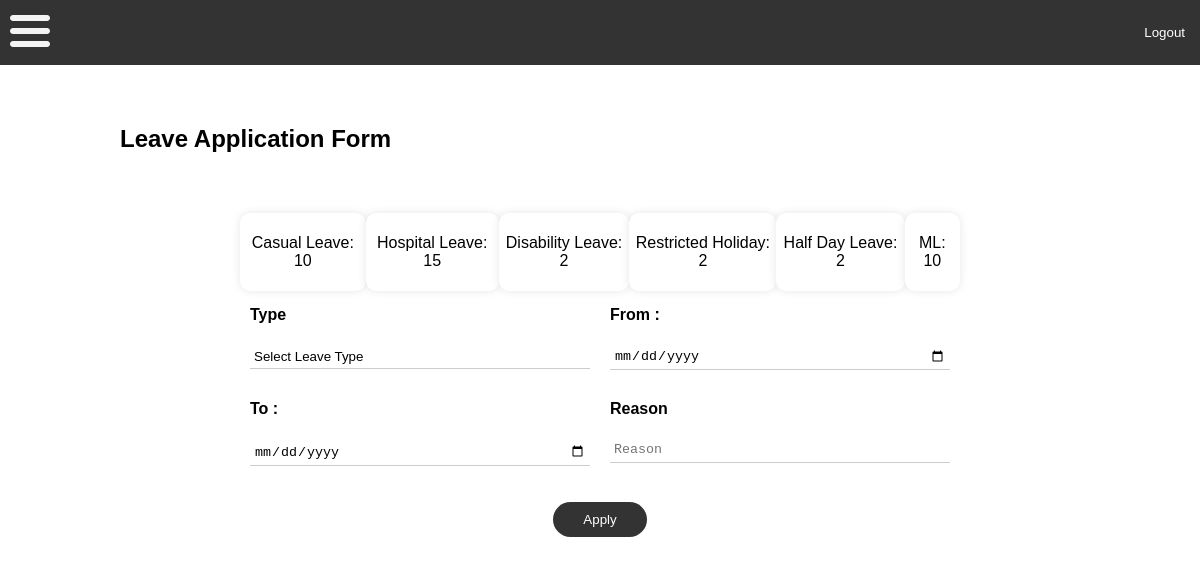
/requestleave/ (signed in), run on the app's committed database.
### Admin/models.py (models this page shows)
class leaveType(models.Model):
    name = models.CharField(max_length=50)
    limit = models.IntegerField(default=0)

### User/views.py (the view, shortened to what this page needs)
# urls.py: path('requestleave/', views.leaverequests, name="requestleave"),
@login_required(login_url='loginpage')
def leaverequests(request):
    leave_available = userLeave.objects.filter(user=request.user)
    leave_data = []
    for leave in leave_available:
        leave_type = leave.leave_type.name
        remaining_leave = leave.remaining_leaves
        limit = leave.leave_type.limit
        leave_data.append({
            'limit': limit,
            'leave_type': leave_type,
            'remaining': remaining_leave
        })
    return render(request, "User/leave.html", {'leave_available': list(leave_data)})

### templates/User/leave.html (shortened to what this page needs)
{% extends 'userpage.html' %}
{% load static %}
{% block content %}
    <link rel="stylesheet" href="{% static 'User/leave.css' %}">
    <h2>Leave Application Form</h2>
    <main class="main_content">
        <section class="content" >
            <div class="info">
                {% for leave in leave_available %}
                    <div class="wrap"><p>{{leave.leave_type}}: {{leave.remaining}}</p></div>
                {% endfor %}
            </div>
            <form id="leaveForm" method="post">
                <div id="leaveData">
                    <table>
                        <tr>
                            <th>Type</th>
                            <th>From :</th>
                        </tr>
                        <tr>
                            <td>
                                <select required class="inputs" id="leavetype" name="leavetype">
                                    <option hidden value="default">Select Leave Type</option>
                                </select>
                            </td>
                            <td>
                                <input type="date" required class="inputs" id="startDate" name="startDate">
                            </td>
                        </tr>
                        <tr>
                            <th>To :</th>
                            <th>Reason</th>
                        </tr>
                        <tr>
                            <td>
                                <input type="date" required class="inputs" id="endDate" name="endDate">
                            </td>
                            <td>
                                <textarea type="text" placeholder="Reason" class="inputs" id="reason" name="reason"></textarea>
                            </td>
                        </tr>
                    </table>
                </div>
                <div class="submitReq">
                    <button type="submit">Apply</button>
                </div>
            </form>
        </section>
    </main>
{% endblock content %}

### static/pagedesign.css (style rules this page uses)
body { font-family: Arial, sans-serif; margin: 0; padding: 0; }
.content { margin-left: 0; padding: 20px; }

### static/User/leave.css (style rules this page uses)
h2 { padding: 20px 100px; }
form { padding: 0 200px; }
table { border-collapse: collapse; width: 100%; }
td { width: 50%; padding: 15px 10px; text-align: left; }
th { width: 50%; padding: 15px 10px; text-align: left; padding-bottom: 5px; }
select { border: none; border-bottom: 1px solid #ccc; width: 100%; box-sizing: border-box; padding: 4px; margin: 0; outline: none; appearance: none; -webkit-appearance: none; -moz-appearance: none; background: transparent; }
textarea { border: none; border-bottom: 1px solid #ccc; width: 100%; box-sizing: border-box; padding: 4px; margin: 0; outline: none; resize: none; height: 25px; background: transparent; }
input[type="date"] { border: none; border-bottom: 1px solid #ccc; width: 100%; box-sizing: border-box; padding: 4px; margin: 0; outline: none; background: transparent; }
.submitReq { padding: 15px; text-align: center; margin: 0 200px; }
.submitReq button { padding: 10px 30px; margin: 5px; border: none; border-radius: 20px; background-color: #333; color: #fff; cursor: pointer; transition: background-color 0.3s, color 0.3s; }
div .info { display: flex; flex-direction: row; justify-content: space-evenly; padding: 0 200px; }
.wrap { background-color: #fff; border-radius: 10px; box-shadow: 0px 0px 10px rgba(0, 0, 0, 0.1); padding: 40px; height: auto; text-align: center; padding: 5px 5px; }

### data on the page
leaveType: leave_type "Casual Leave"
leaveType: leave_type "Hospital Leave"
leaveType: leave_type "Disability Leave"
leaveType: leave_type "Restricted Holiday"
leaveType: leave_type "Half Day Leave"
leaveType: leave_type "ML"

### other printed values
{{ leave.remaining }} "10" "15" "2" "2" "2" "10"
